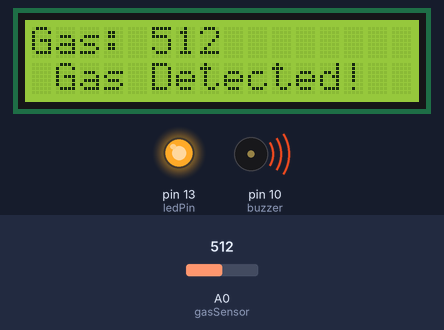
Recording of a sketch running on a simulated Arduino Uno, built with avr-gcc and run on an emulated ATmega328P. Shown: 16×2 character LCD, output pins drawn as LEDs (lit = HIGH), buzzer (waves = sounding, pin HIGH). The inputs (shaded band) are chosen by the test bench; at power-on: A0 (gasSensor) = 512. What the sketch prints to the serial monitor is not drawn.

Above: at 3.2 s.
3.3 s: A0 (gasSensor) set to 266
At 5.2 s:
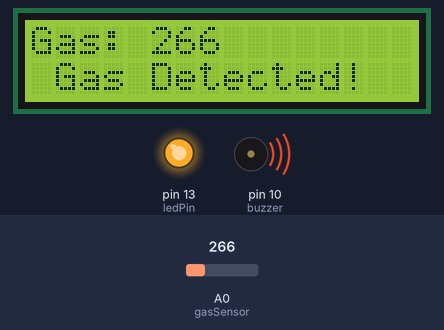
5.5 s: A0 (gasSensor) set to 235
At 7.2 s:
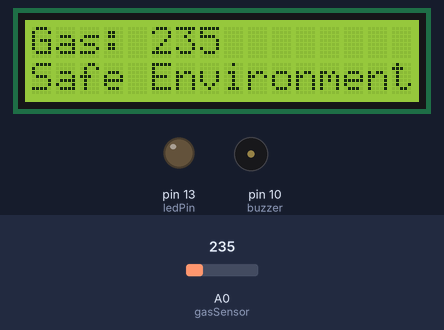
7.5 s: A0 (gasSensor) set to 260
At 9.0 s:
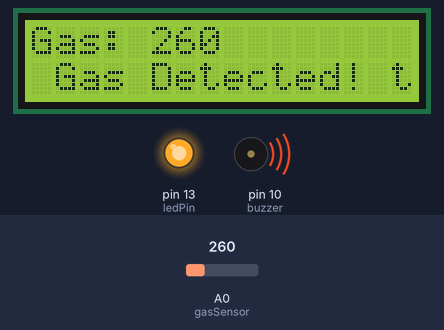
Timing chart, 0 to 10.5 s (numbered marks = the images above; inputs shaded):
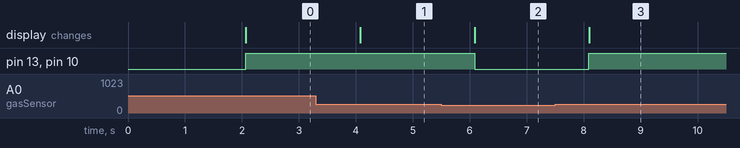

The sketch:

lab_03_obstacle_avoiding_robot_1.ino
```cpp
#include <LiquidCrystal.h>

// LCD pins: RS, E, D4, D5, D6, D7
LiquidCrystal lcd(12, 11, 5, 4, 3, 2);

int gasSensor = A0;
int ledPin = 13;
int buzzer = 10;
int threshold = 250;

void setup() {
  Serial.begin(9600);
  pinMode(ledPin, OUTPUT);
  pinMode(buzzer, OUTPUT);

  lcd.begin(16, 2);
  lcd.setCursor(0, 0);
  lcd.print("Gas Monitoring");
  delay(2000);
  lcd.clear();
}

void loop() {
  int gasValue = analogRead(gasSensor);

  lcd.setCursor(0, 0);
  lcd.print("Gas: ");
  lcd.print(gasValue);
  lcd.print("   ");

  if (gasValue >= threshold) {
    digitalWrite(ledPin, HIGH);
    digitalWrite(buzzer, HIGH);
    Serial.print(gasValue);
    Serial.println(" |Gas detected|");

    lcd.setCursor(0, 1);
    lcd.print(" Gas Detected! ");
  } else {
    digitalWrite(ledPin, LOW);
    digitalWrite(buzzer, LOW);
    Serial.print("sensorValue: ");
    Serial.println(gasValue);

    lcd.setCursor(0, 1);
    lcd.print("Safe Environment ");
  }

  delay(1000);
}
```

Measured:
- the behaviour switches between 250 and 249 on A0 (gasSensor) (found by bisection; images 1 and 2)
- after the input at 3.3 s, the display: changes after 0.78 s (image 1)
- after the input at 5.5 s, pin 13 (ledPin), pin 10 (buzzer): HIGH → LOW after 0.59 s; the display: changes after 0.59 s (image 2)
- after the input at 7.5 s, pin 13 (ledPin), pin 10 (buzzer): LOW → HIGH after 0.59 s; the display: changes after 0.60 s (image 3)
